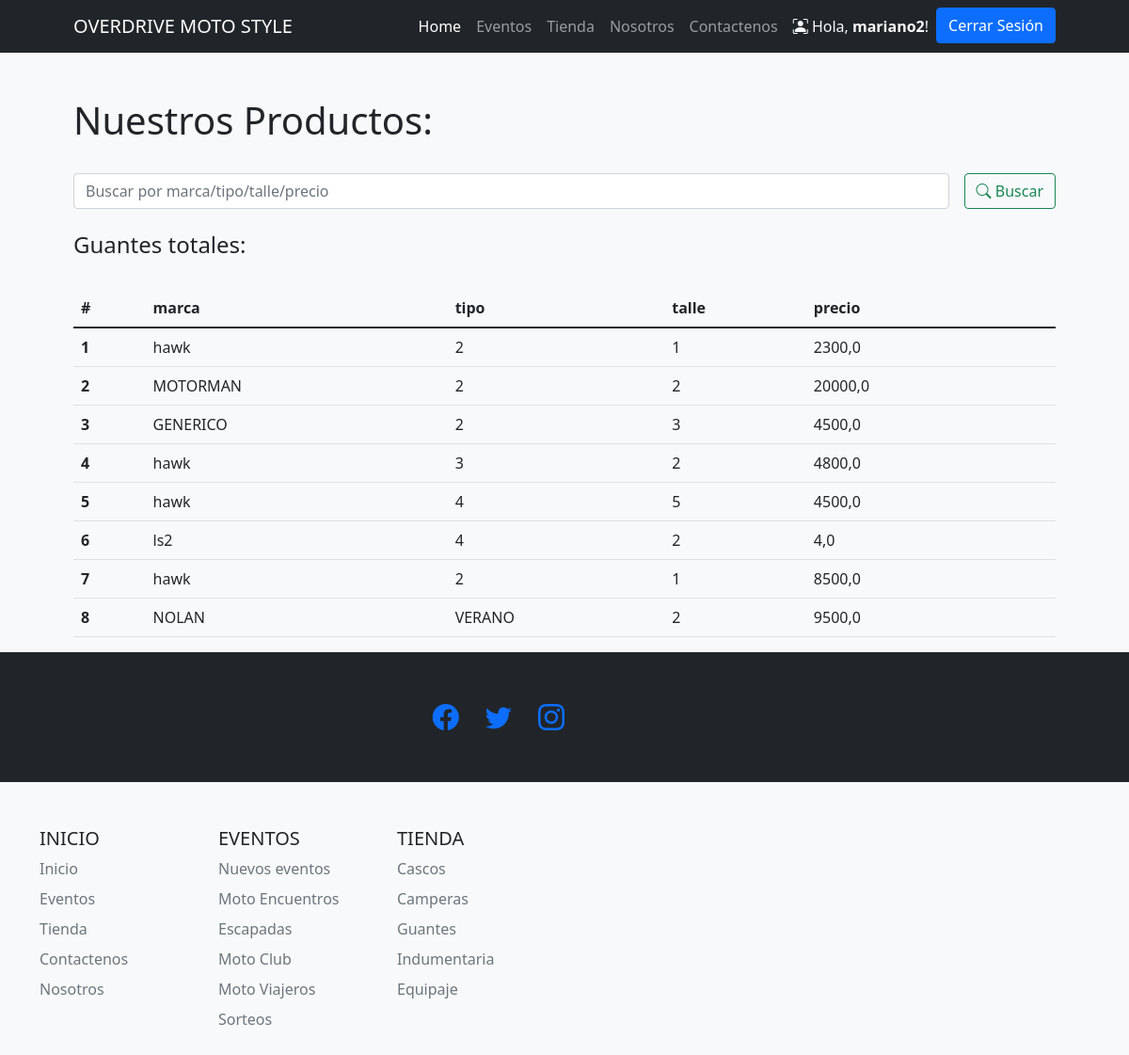
Before: /tiendaapp/guantes/ (signed in) with the older database file.
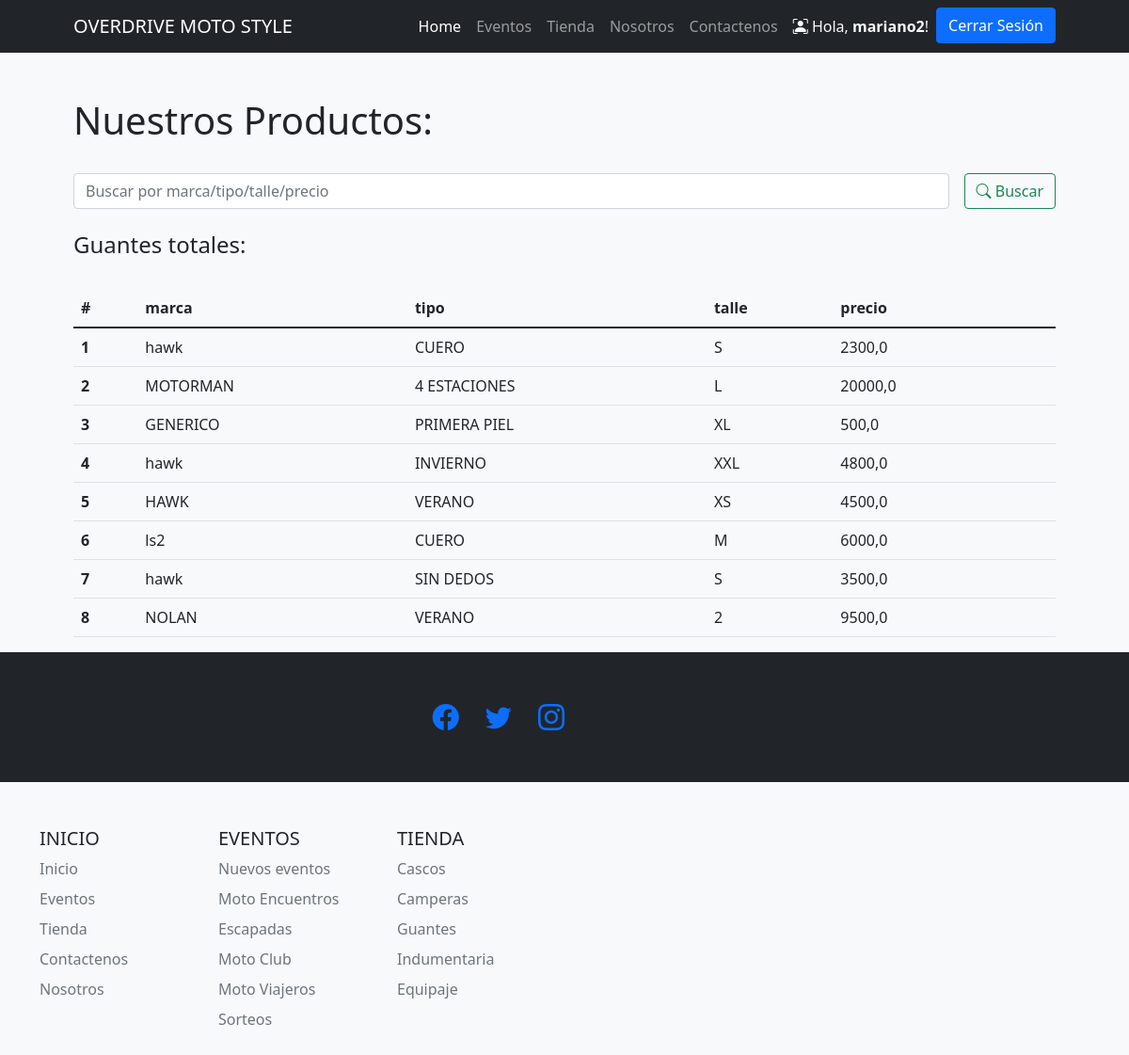
After: the same page with the newer database file.
### tiendaapp/models.py (models this page shows)
class guante(models.Model):
    marca = models.CharField("Marca", max_length=30)
    tipo = models.CharField("Tipo", max_length=30)
    talle = models.CharField("Tipo", max_length=6)
    precio = models.FloatField ("Precio $")

### tiendaapp/views.py (the view, shortened to what this page needs)
# urls.py: path('guantes/', guantes, name = 'guantes'),
@login_required
def guantes (request):
    guantes = guante.objects.all()
    return render(request, 'tiendaapp/guantes.html', {"guantes":guantes, "search":False})

### tiendaapp/templates/tiendaapp/guantes.html (shortened to what this page needs)
{% extends 'tiendaapp/base.html' %}
{% load static %}
{% block contenidoPagina %}
<section class="bg-light py-5">
    <div class="container px-5">
        <h1>Nuestros Productos:</h1>
        <br>
        <div class="row gx-5 justify-content-center">
            <div class="col-lg-12">
                <form class="d-flex my-2 my-lg-0" action="" method="post">
                    <input class="flex-grow-0 form-control mr-sm-2" type="search" name="search" placeholder="Buscar por marca/tipo/talle/precio" aria-label="Search">
                    <button class="btn btn-outline-success text-nowrap ms-3 my-2 my-sm-0" type="submit"> <i class="bi bi-search"></i> Buscar</button>
                </form>
            </div>
        </div>
        <br>
        <h4>Guantes
            {% if search %}
                para "{{busqueda}}":
            {% else %}
                totales:
            {% endif %}
        </h4>
        <br>
        <div class="row gx-5 justify-content-center">
            <div class="col-lg-20 table-responsive">
                <table class="table table-theme">
                    <thead>
                        <tr>
                            <th scope="col">#</th>
                            <th scope="col">marca</th>
                            <th scope="col">tipo</th>
                            <th scope="col">talle</th>
                            <th scope="col">precio</th>
                        </tr>
                    </thead>
                    <tbody>
                        {% for guante in guantes %}
                            <tr>
                                <th scope="row">{{forloop.counter}}</th>
                                <td>{{guante.marca}}</td>
                                <td>{{guante.tipo}}</td>
                                <td>{{guante.talle}}</td>
                                <td>{{guante.precio}}</td>
                                <td>
                                </td>
                            </tr>
                        {% endfor %}
                    </tbody>
                </table>
            </div>
        </div>
    </div>
{% endblock %}

Changed rows visible on the page:
changed guante (number 1 of 8 on the later page): tipo "2" → "CUERO"; talle "1" → "S"
changed guante "MOTORMAN": tipo "2" → "4 ESTACIONES"; talle "2" → "L"
changed guante "GENERICO": tipo "2" → "PRIMERA PIEL"; talle "3" → "XL"; precio "4500,0" → "500,0"
changed guante: tipo "3" → "INVIERNO"; talle "2" → "XXL"
changed guante: marca "hawk" → "HAWK"; tipo "4" → "VERANO"; talle "5" → "XS"
changed guante "ls2": tipo "4" → "CUERO"; talle "2" → "M"; precio "4,0" → "6000,0"
changed guante: tipo "2" → "SIN DEDOS"; talle "1" → "S"; precio "8500,0" → "3500,0"
